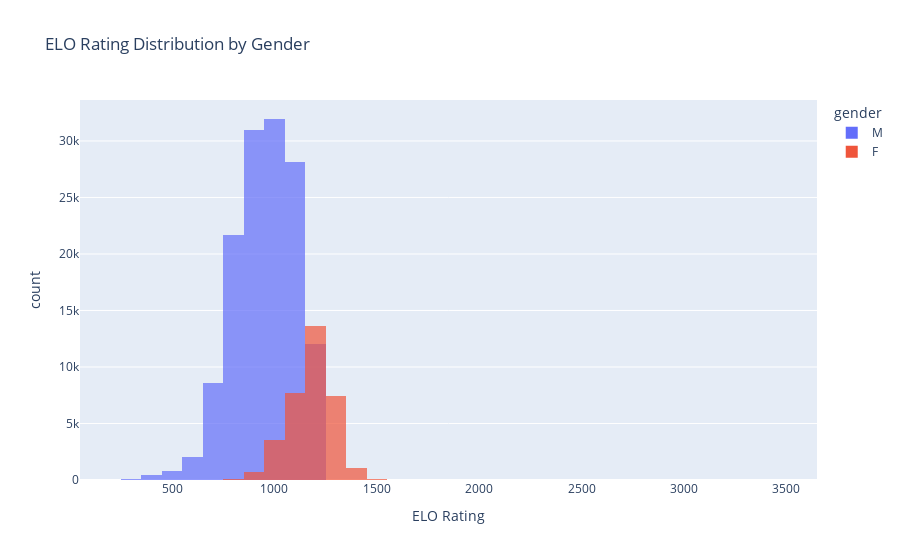

Here is the notebook cell this chart was saved with:
### Markdown cell above
## Analyze ELO Rating Distribution

### Code cell
# Plot ELO rating distribution
user_pd = user_gdf[['elo_rating', 'gender']].dropna().to_pandas()

fig = px.histogram(
    user_pd, 
    x='elo_rating', 
    color='gender',
    nbins=50,
    title='ELO Rating Distribution by Gender',
    labels={'elo_rating': 'ELO Rating'},
    barmode='overlay',
    opacity=0.7
)

fig.show()

### Figure 1 — Plotly figure (JSON) as saved in the notebook; plotly's stock layout.template omitted (floating-point values rounded to 4 significant figures; data arrays with more than 128 entries replaced by an {"elided": "..."} marker saying what was removed)
{"data": [{"bingroup": "x", "hovertemplate": "gender=M<br>ELO Rating=%{x}<br>count=%{y}<extra></extra>", "legendgroup": "M", "marker": {"color": "#636efa", "opacity": 0.7, "pattern": {"shape": ""}}, "name": "M", "nbinsx": 50, "orientation": "v", "showlegend": true, "type": "histogram", "x": {"elided": "136757 float values"}, "xaxis": "x", "yaxis": "y"}, {"bingroup": "x", "hovertemplate": "gender=F<br>ELO Rating=%{x}<br>count=%{y}<extra></extra>", "legendgroup": "F", "marker": {"color": "#EF553B", "opacity": 0.7, "pattern": {"shape": ""}}, "name": "F", "nbinsx": 50, "orientation": "v", "showlegend": true, "type": "histogram", "x": {"elided": "34255 float values"}, "xaxis": "x", "yaxis": "y"}], "layout": {"barmode": "overlay", "legend": {"title": {"text": "gender"}, "tracegroupgap": 0}, "title": {"text": "ELO Rating Distribution by Gender"}, "xaxis": {"anchor": "y", "domain": [0, 1], "title": {"text": "ELO Rating"}}, "yaxis": {"anchor": "x", "domain": [0, 1], "title": {"text": "count"}}}}
